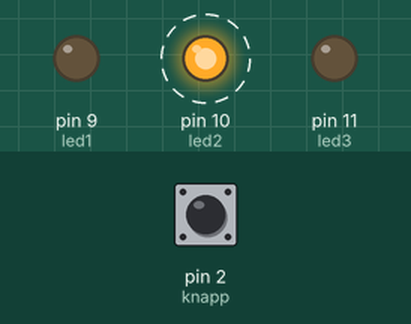
Simulated run of this sketch. Board: Arduino Uno, built with avr-gcc and run on an emulated ATmega328P. Shown: output pins drawn as LEDs (lit = HIGH). Dashed ring = blinking. The test bench sets the inputs (shaded band); at power-on: pin 2 (knapp) LOW.

Above: at 1.2 s.
1.3 s: pin 2 (knapp) driven HIGH
At 3.8 s:
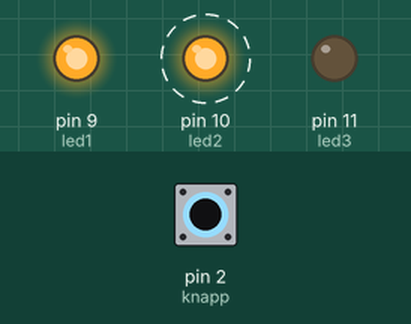
4.3 s: pin 2 (knapp) pulsed LOW 5 times (0.12 s each, 0.3 s apart)
At 4.57 s:
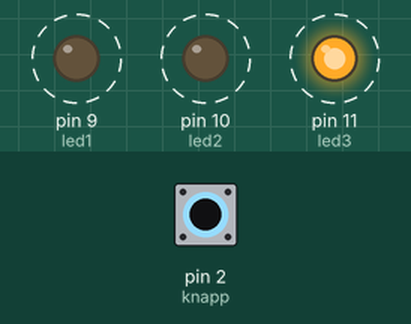
At 7.4 s:
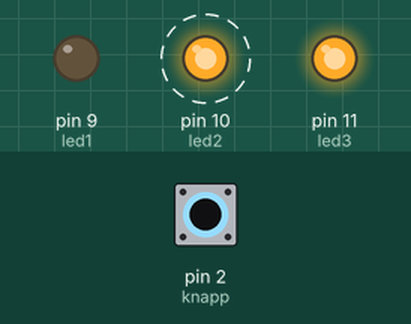
Timing chart, 0 to 14.5 s (numbered marks = the images above; inputs shaded):
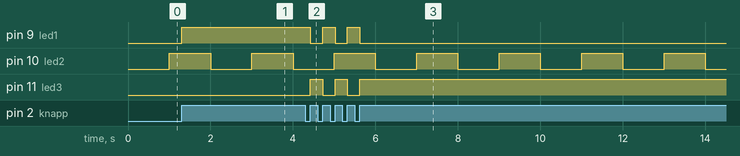

The sketch:

Millis.ino
```cpp
int knapp = 2; //definerer pin som knappen er koblet til
int knappVerdi; // en variabel hvor vi kan lagre verdien til knappen
int nullVerdi = LOW; //en nullverdi for knappen
int led2State = LOW; //Null verdi for led2, altså den i midten
int led1 = 9; //definerer pin som led 1 er koblet til
int led2 = 10;//definerer pin som led 2 er koblet til
int led3 = 11;//definerer pin som led 3 er koblet til
int mode = 0; //en variabel som vi skal bruket til å
            //velge mellom modus ved hjelp av knappetrykk

const unsigned long interval = 1000; /*interval på 1 sekund
                                brukes til å blinke uten å bruke delay*/
unsigned long previousMillis; //forrige millis, brukes sammen med interval for å få blinke uten delay
unsigned long currentMillis; //Millis som skal gå og telle


void setup(){
    Serial.begin(9600);
    pinMode(knapp, INPUT); //Definerer knappen som input
    pinMode(led1, OUTPUT);
    pinMode(led2, OUTPUT);
    pinMode(led3, OUTPUT);
    /*setter opp alle led til en pinne*/
}


void button(){ //lager en funksjon som leser av knappen og velger hvilke LED som skal lyse.
    int knappVerdi = digitalRead(knapp); //leser av knappeverdien, 0 sålenge den ikke er trykket ned.
    if(knappVerdi != nullVerdi){//hvis knapen er ulik nullverdien, altså LOW
        if(knappVerdi == HIGH){ //og knappVerdi er HIGH, altså trykket ned.
            if(mode == 0){
                //da skal LED 1 lyse.
                digitalWrite(led1, HIGH);
                digitalWrite(led3, LOW);
                mode++;
                //mode blir 1 etter trykket.
            }else{
                mode--; //mode-- hvis si mode - 1, dette vil bli 0
                digitalWrite(led1, LOW);
                digitalWrite(led3, HIGH);//lED 3 skal lyse
            }
        }
    }
    nullVerdi = knappVerdi;
}

void blinkMillis(){//funksjon som gjøre at LED 2 skal blinke uavhengig av knappetrykk
    currentMillis = millis(); //starter millisfunksjonen, denne vil bare fortsette å telle-
    if(currentMillis - previousMillis >= interval){
        //hvis currentmillis - previousMillis(0) er større eller lik interval(1000)
        //så kjører setningen under.
        previousMillis = currentMillis;//setter previous til currentmillis slik at det vil ta et
        //sekund før if setningen kjører igjenn.

        if(led2State == LOW){//hvis led2state er lav.
            led2State = HIGH;//så skal du endre til høy.
        }else{
            led2State = LOW;//hvis den ikke er lav, skal den bli lav.
        }
        digitalWrite(led2, led2State);//printer Led2state på led2, den er enten høy eller lav
        //og oppdateres hvert sekund ved hjelp av Millis.
    }


}

void loop(){
    //initialiserer begge funksjonene.
    button();
    blinkMillis();
}
```

Measured:
- after the input at 1.3 s, pin 9 (led1): LOW → HIGH at once
- after the input at 4.3 s, pin 9 (led1): alternates HIGH for 0.30 s and LOW for 0.30 s, 5 changes in all, then stays LOW, starting after 0.12 s; pin 11 (led3): alternates HIGH for 0.30 s and LOW for 0.30 s, 5 changes in all, then stays HIGH, starting after 0.12 s
- by itself, pin 10 (led2): alternates HIGH for 1.0 s and LOW for 1.0 s
